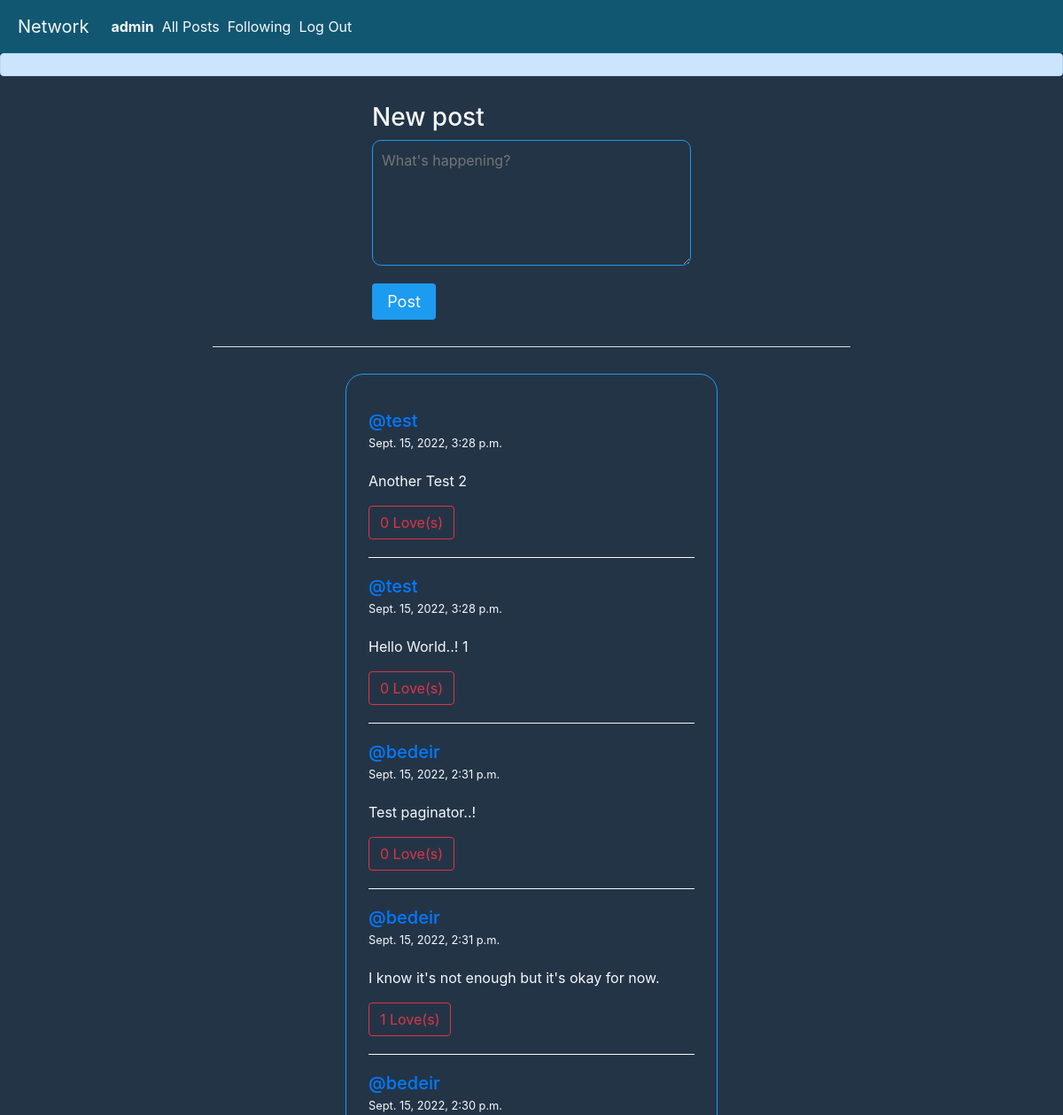
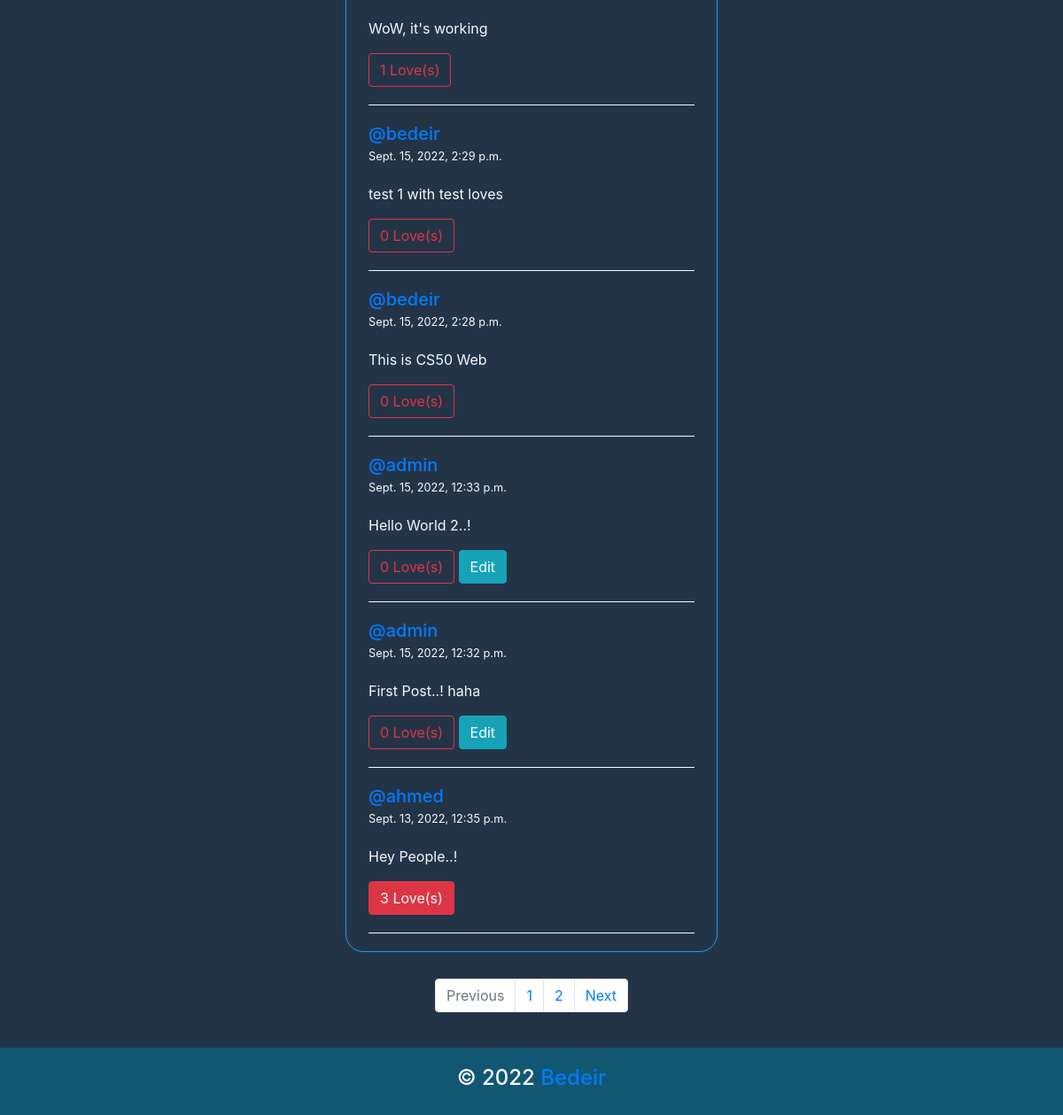
Screenshot of / (signed in) with the database file from the repository (2 pictures, top to bottom).
### network/models.py (models this page shows, shortened)
class User(AbstractUser):
    following = models.ManyToManyField('User', related_name='followers')

class Post(models.Model):
    owner = models.ForeignKey(User, on_delete=models.CASCADE, related_name='posts')
    content = models.TextField()
    created = models.DateTimeField(auto_now_add=True)
    lovers = models.ManyToManyField(User, related_name='lovers')
    class Meta:
        ordering = ['-created']

### network/views.py (the view)
# urls.py: path("", views.index, name="index"),
def index(request):
    allPosts = Post.objects.all()
    paginator = Paginator(allPosts, 10)
    pageNumber = request.GET.get('page')
    onePagePosts = paginator.get_page(pageNumber)
    return render(request, "network/index.html",{
        "posts": onePagePosts,
        'pageNumRange': range(onePagePosts.paginator.num_pages)
    })

### network/templates/network/index.html (shortened to what this page needs)
{% extends "network/layout.html" %}
{% block body %}
{% if user.is_authenticated %}
<form action="{% url 'addPost' %}" class="form-post" method="post">
  <h3>New post</h3>
  <textarea
    name="getPost"
    id="getPost"
    cols="10"
    rows="5"
    placeholder="What's happening?"
  ></textarea>
  <input type="submit" class="btn btnPost" name="addPost" value="Post" />
</form>
<hr />
{% endif %}
<div class="all-posts">
  {% for post in posts %}
    <div class="post" id="{{ post.id }}">
      <div class="header-post">
        <a href="{% url 'getProfile' post.owner.username%}">
          <h5>@{{ post.owner.username }}</h5>
        </a>
        <small>{{ post.created }}</small>
      </div>
      <p id="content-{{post.id}}">{{ post.content }}</p>
      {% if user.is_authenticated %}
        {% if user in post.lovers.all %}
          <button class="btn btn-danger love" >
            <span id = "countLikes-{{post.id}}">
              {{ post.lovers.count }}
            </span>
            Love(s)
          </button>
        {% else %}
          <button class="btn btn-outline-danger love">
            <span id = "countLikes-{{post.id}}">
              {{ post.lovers.count }}
            </span>
            Love(s)
          </button>
        {% endif %}
        {% if user == post.owner %}
          <button class="btn btn-info edit">Edit</button>
        {% endif %}
      {% endif %}
    </div>
  {% empty %}
    <h2>Currently No posts..!</h2>
  {% endfor %}
</div>
<nav aria-label="Page navigation example">
  <ul class="pagination justify-content-center">
    {% if posts.has_previous %}
      <li class="page-item">
        <a class="page-link" href="?page={{ posts.previous_page_number }}" tabindex="-1" aria-disabled="false">Previous</a>
      </li>
    {% else %}
      <li class="page-item disabled">
        <a class="page-link" href="#" tabindex="-1" aria-disabled="true">Previous</a>
      </li>
    {% endif %}
    {% for i in pageNumRange %}
      <li class="page-item"><a class="page-link" href="?page={{ i|add:1 }}">{{ i|add:1 }}</a></li>
    {% endfor %}
    {% if posts.has_next %}
      <li class="page-item">
        <a class="page-link" href="?page={{ posts.next_page_number }}">Next</a>
      </li>
    {% endif %}
  </ul>
</nav>
<footer>
  <h4>&copy; 2022 <a href="https://github.com/AhmedBedeir" target="_blank">Bedeir</a></h4>
</footer>
{% endblock %}

### network/templates/network/layout.html (shortened to what this page needs)
{% load static %}
<!DOCTYPE html>
<html lang="en">
    <head>
        <link rel="stylesheet" href="https://stackpath.bootstrapcdn.com/bootstrap/4.4.1/css/bootstrap.min.css">
        <link href="{% static 'network/styles.css' %}" rel="stylesheet">
    </head>
    <body>
        <nav class="nav-content">
            <a class="navbar-brand" href="{% url 'index' %}">Network</a>
            <div>
              <ul class="navbar-nav mr-auto">
                {% if user.is_authenticated %}
                    <li class="nav-item">
                        <a class="nav-link" href="{% url 'getProfile' user.username %}"><strong>{{ user.username }}</strong></a>
                    </li>
                {% endif %}
                <li class="nav-item">
                  <a class="nav-link" href="{% url 'index' %}">All Posts</a>
                </li>
                {% if user.is_authenticated %}
                    <li class="nav-item">
                        <a class="nav-link" href="{% url 'followingPosts'%}">Following</a>
                    </li>
                    <li class="nav-item">
                        <a class="nav-link" href="{% url 'logout' %}">Log Out</a>
                    </li>
                {% endif %}
              </ul>
            </div>
          </nav>
          <div class="alert alert-primary" role="alert">
          </div>
        <div class="body">
            {% block body %}
            {% endblock %}
        </div>
    </body>
</html>

### network/static/network/styles.css (style rules this page uses)
:root { --base-color: rgb(29, 155, 240); --text-color: #125772; --second-color: #657786; --light: #f5f8fa; --body-color: #243447; }
html { scroll-behavior: smooth; }
* { padding: 0; margin: 0; box-sizing: border-box; }
.nav-content { display: flex; align-items: center; padding: 10px 20px; background-color: var(--text-color); }
.nav-content div { width: 25%; }
.nav-content ul { display: flex; flex-direction: row; justify-content: space-evenly; }
.nav-content a { color: var(--light); }
body { background-color: var(--body-color); }
.form-post { width: 30%; margin: 30px auto; display: flex; flex-direction: column; }
#getPost { background-color: var(--body-color); border: 1px solid var(--base-color); border-radius: 10px; padding: 10px; color: var(--light); margin-bottom: 20px; }
.btnPost { background-color: var(--base-color); color: var(--light); width: 20%; font-size: large; }
.form-post h3 { color: var(--light); }
.all-posts { width: 35%; margin: 30px auto; border: 1px solid var(--base-color); padding: 20px 25px; border-radius: 20px; }
.post { color: var(--light); border-bottom: 1px solid var(--light); padding: 20px 0; }
hr { background-color: var(--light); width: 60%; margin: 0 auto; }
h5 { margin: 0; }
.header-post { margin-bottom: 20px; }
.alert { transition: 0.5; }
footer { text-align: center; color: var(--light); padding: 20px; background-color: var(--text-color); margin-top: 40px; }

### rows the page displays
User: username "admin"
Post: owner.username "test", created "Sept. 15, 2022, 3:28 p.m.", content "Another Test 2", lovers.count "0"
Post: owner.username "test", created "Sept. 15, 2022, 3:28 p.m.", content "Hello World..! 1", lovers.count "0"
Post: owner.username "bedeir", created "Sept. 15, 2022, 2:31 p.m.", content "Test paginator..!", lovers.count "0"
Post: owner.username "bedeir", created "Sept. 15, 2022, 2:31 p.m.", content "I know it's not enough but it's okay for now.", lovers.count "1"
Post: owner.username "bedeir", created "Sept. 15, 2022, 2:30 p.m.", content "WoW, it's working", lovers.count "1"
Post: owner.username "bedeir", created "Sept. 15, 2022, 2:29 p.m.", content "test 1 with test loves", lovers.count "0"
Post: owner.username "bedeir", created "Sept. 15, 2022, 2:28 p.m.", content "This is CS50 Web", lovers.count "0"
Post: owner.username "admin", created "Sept. 15, 2022, 12:33 p.m.", content "Hello World 2..!", lovers.count "0", shows "Edit"
Post: owner.username "admin", created "Sept. 15, 2022, 12:32 p.m.", content "First Post..! haha", lovers.count "0", shows "Edit"
Post: owner.username "ahmed", created "Sept. 13, 2022, 12:35 p.m.", content "Hey People..!", lovers.count "3"

### other values shown
{{ i|add:1 }} "1" "2"
